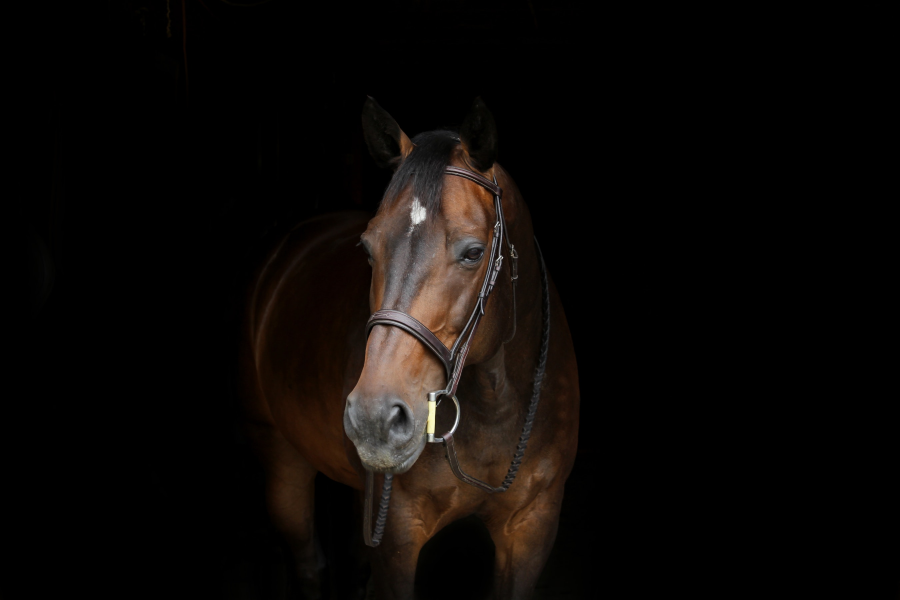
#> input picture horse.jpg, 2700 x 1800 px, found by its file name (shown at 1/3 size)
$ jupyter execute --allow-errors Histogram_Masking_Equalization.ipynb   (shell and % lines are left out)
#> lines starting #> are read from the running program, lines starting #| are printed output that depends on the picture
[cell 1]
import numpy as np
import cv2
import matplotlib.pyplot as plt

[cell 2]
dark_horse = cv2.imread("C:/Computer Graphics/horse.jpg")
#> dark_horse is the input picture: shape (1800, 2700, 3); mean B, G, R 6.9, 8.9, 12
show_horse = cv2.cvtColor(dark_horse,cv2.COLOR_BGR2RGB)


rainbow = cv2.imread("C:/Computer Graphics/rainbow.jpg")
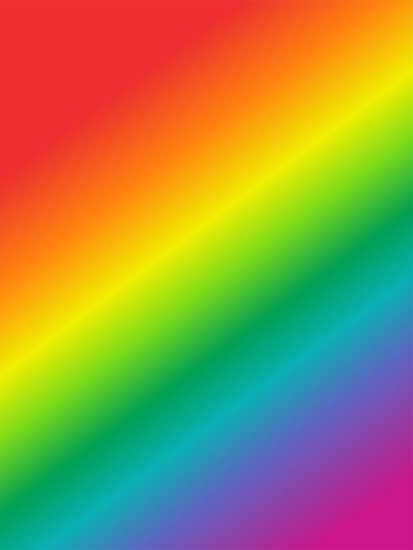
#> input picture rainbow.jpg, 413 x 550 px, found by its file name
#> rainbow is the input picture: shape (550, 413, 3); mean B, G, R 72.8, 142.3, 152.3
show_rainbow = cv2.cvtColor(rainbow,cv2.COLOR_BGR2RGB)

blue_bricks = cv2.imread("C:/Computer Graphics/bricks.jpg")
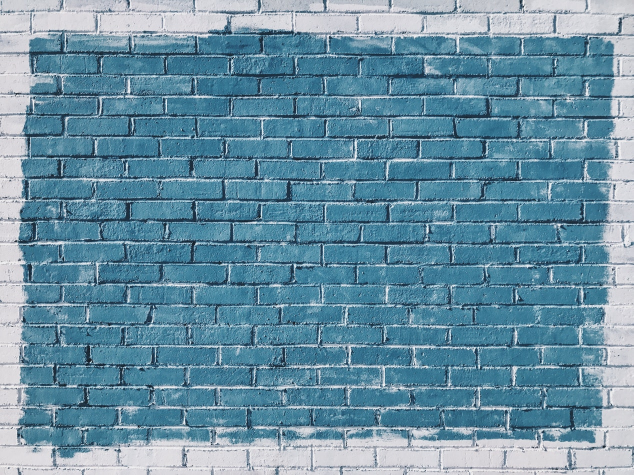
#> input picture bricks.jpg, 1267 x 950 px, found by its file name (shown at 1/2 size)
#> blue_bricks is the input picture: shape (950, 1267, 3); mean B, G, R 163.5, 144, 104.9
show_blue_bricks = cv2.cvtColor(blue_bricks,cv2.COLOR_BGR2RGB)

[cell 3]
plt.imshow(dark_horse)

[cell 4]
plt.imshow(rainbow)

[cell 5]
plt.imshow(blue_bricks)

OpenCV Histogram

cv2.calcHist(images, channels, mask, histSize, ranges, hist, accumulate]])

images: it is the source image of type uint8 or float32. it should be given in square brackets, ie, "[img]".

channels: it is also given in square brackets. It is the index of chann el for which we calculate histogram. For example, if input is grayscale image, its value is [0]. For color image, you can pass [0], [1] or [2] to calculate histogram of blue, green or red channel respectively.

mask : mask image. To find histogram of full image, it is given as "None". But if you want to find histogram of particular region of image, you have to create a mask image for that and give it as mask. (I will show a n example later.)

histSize: this represents our BIN count. Need to be given in square bra ckets. For full scale, we pass [256].
ranges:  this is our RANGE. Normally, it is [0,256].

[cell 6]
hist_values = cv2.calcHist([blue_bricks],channels=[0],mask=None,histSize=[256],ranges=[0,256])
#> hist_values = 256 values, max 19329 at index 150, min 0 at index 0, mean 4701.8

[cell 7]
hist_values.shape
#> Out = (256, 1)

[cell 8]
#let us sualuze the contributaion of blue channel
plt.plot(hist_values)
#> figure, not shown here; curve peaks at x = 150, y = 19329

[cell 9]
hist_values = cv2.calcHist([blue_bricks],channels=[1],mask=None,histSize=[256],ranges=[0,256])
#> hist_values = 256 values, max 17804 at index 124, min 0 at index 0, mean 4701.8
plt.plot(hist_values)
#> figure, not shown here; curve peaks at x = 124, y = 17804

This is giving contribution blue channel in the overall images

[cell 10]
hist_values = cv2.calcHist([dark_horse],channels=[0],mask=None,histSize=[256],ranges=[0,256])
#> hist_values = 256 values, max 3726045 at index 0, min 10 at index 246, mean 18984.4
plt.plot(hist_values)
#> figure, not shown here; curve peaks at x = 0, y = 3726045

[cell 11]
img = blue_bricks
color=('b','g','r')
for i,col in enumerate(color):
    histr = cv2.calcHist([img],[i],None,[256],[0,256])
    plt.plot(histr,color = col)
    plt.xlim([0,256])
plt.title('Blue Bricks Image')
plt.show()
#> figure, not shown here; curve peaks at x = 150, y = 19329; curve peaks at x = 124, y = 17804; curve peaks at x = 63, y = 16885

[cell 12]
img = rainbow
color=('b','g','r')
for i,col in enumerate(color):
    histr = cv2.calcHist([img],[i],None,[256],[0,256])
    plt.plot(histr,color = col)
    plt.xlim([0,256])
plt.title('Rainbow Image')
plt.show()
#> figure, not shown here; curve peaks at x = 48, y = 20751; curve peaks at x = 46, y = 18708; curve peaks at x = 236, y = 20471

[cell 13]
img = dark_horse
color=('b','g','r')
for i,col in enumerate(color):
    histr = cv2.calcHist([img],[i],None,[256],[0,256])
    plt.plot(histr,color = col)
    plt.xlim([0,256])
plt.title('Dark Hourse Image')
plt.show()
#> figure, not shown here; curve peaks at x = 0, y = 3726045; curve peaks at x = 0, y = 3605157; curve peaks at x = 0, y = 3582424

[cell 14]
img = dark_horse
color=('b','g','r')
for i,col in enumerate(color):
    histr = cv2.calcHist([img],[i],None,[256],[0,256])
    plt.plot(histr,color = col)
    plt.xlim([0,256])
    plt.ylim([0,500000])
plt.title('Dark Hourse Image')
plt.show()
#> figure, not shown here; curve peaks at x = 0, y = 3726045; curve peaks at x = 0, y = 3605157; curve peaks at x = 0, y = 3582424

### In Rainbow image

We can mask only certain parts of the image

[cell 15]
img = rainbow
img.shape
#> Out = (550, 413, 3)

[cell 16]
#create a mask
mask = np.zeros(img.shape[:2],np.uint8)
mask[300:400, 100:400] = 255

[cell 17]
print(mask.dtype) # Check mask data type
mask = mask.astype('uint8') #convert mask to uint if necessary

[cell 18]
show_rainbow_resized =cv2.resize(show_rainbow,(mask.shape[1],mask.shape[0]))

[cell 19]
plt.imshow(mask,cmap='gray')

[cell 20]
masked_img = cv2.bitwise_and(img,img,mask=mask)
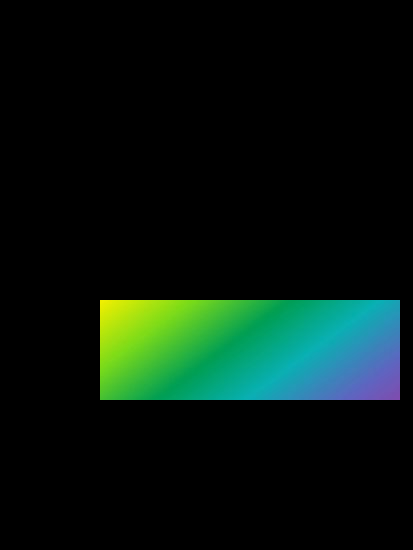
#> masked_img: shape (550, 413, 3); mean B, G, R 14.7, 22.5, 6.8
show_masked_img=cv2.bitwise_and(show_rainbow_resized,show_rainbow_resized,mask=mask)

[cell 21]
plt.imshow(show_masked_img)

### In Gorilla Image

[cell 22]
gorilla = cv2.imread("C:/Computer Graphics/gorilla.jpg")
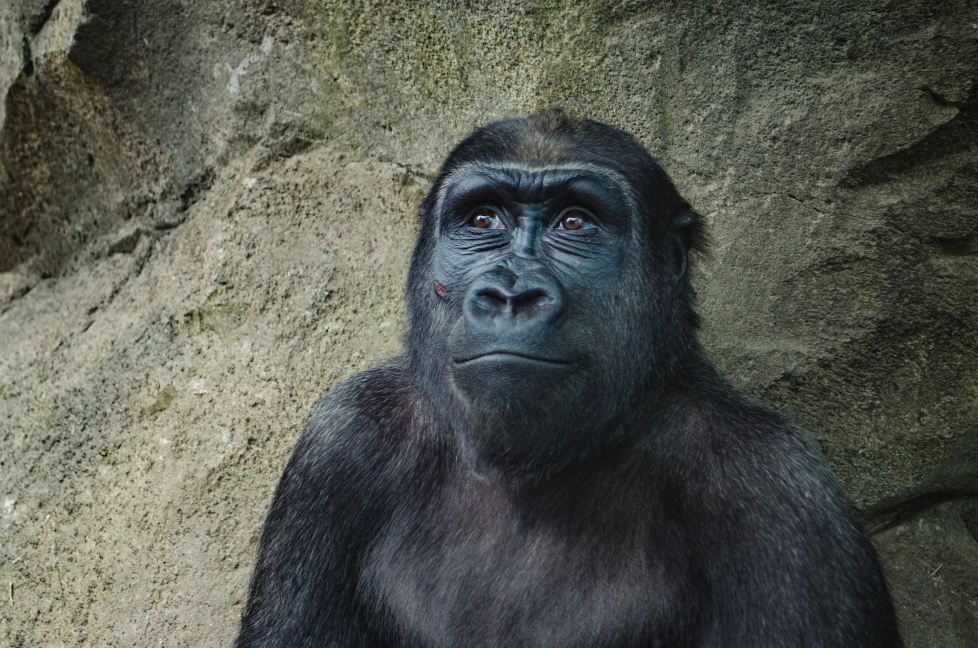
#> input picture gorilla.jpg, 1955 x 1295 px, found by its file name (shown at 1/2 size)
#> gorilla is the input picture: shape (1295, 1955, 3); mean B, G, R 80.4, 88.9, 86

[cell 23]
show_gorilla = cv2.cvtColor(gorilla,cv2.COLOR_BGR2RGB)

[cell 24]
plt.imshow(gorilla)

[cell 25]
img = gorilla

[cell 26]
img.shape
#> Out = (1295, 1955, 3)

[cell 27]
#create a mask
mask = np.zeros(img.shape[:2],np.uint8)
mask[350:480, 850:1280] = 255

[cell 28]
print(mask.dtype) # Check mask data type
mask = mask.astype('uint8')

[cell 29]
show_gorilla_resized =cv2.resize(show_gorilla,(mask.shape[1],mask.shape[0]))

[cell 30]
plt.imshow(mask,cmap='gray')

[cell 31]
masked_img = cv2.bitwise_and(img,img,mask=mask)
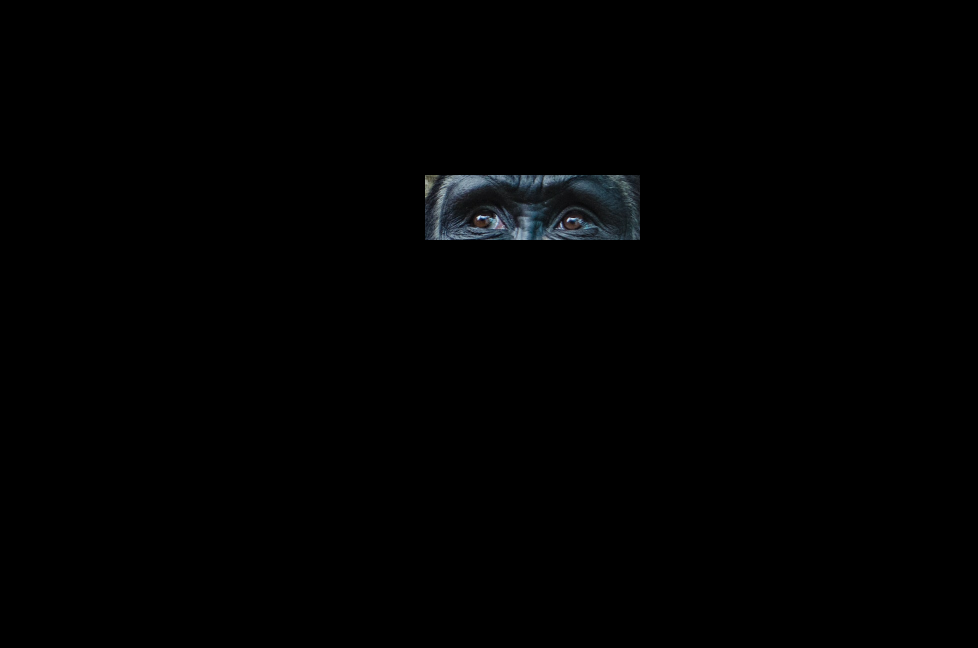
#> masked_img: shape (1295, 1955, 3) (shown at 1/2 size); mean B, G, R 1.5, 1.3, 1.1
show_masked_img=cv2.bitwise_and(show_gorilla_resized,show_gorilla_resized,mask=mask)
#> show_masked_img: shape (1295, 1955, 3)

[cell 32]
plt.imshow(show_masked_img)

### Again Rainbow Image

Onces the mark is properly formatted, you can safely compute the histogram

#> (a cell that did not finish here is left out)

#> (a cell that did not finish here is left out)

#> (a cell that did not finish here is left out)

### Histogram Equalization

[cell 36]
gorilla = cv2.imread("C:/Computer Graphics/gorilla.jpg",0)
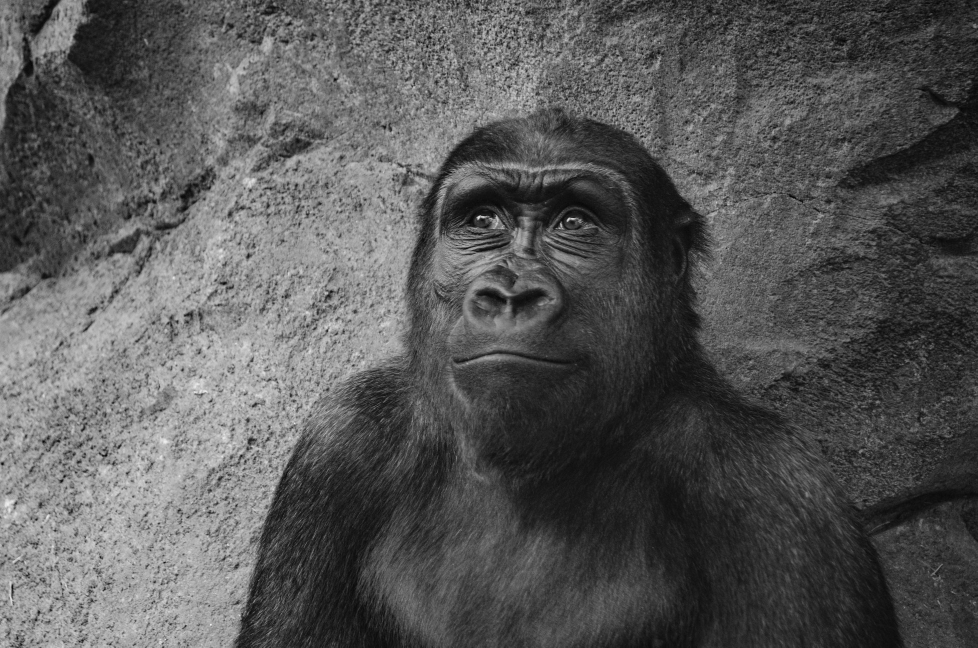
#> gorilla: shape (1295, 1955) (shown at 1/2 size); min 0, max 255, mean 87.1
'''
Here's a brief overview of the different options for this argument:

0: Read the image in grayscale mode.
1: Read the image in color mode (default), resulting in a 3-channel image
-1: Read the image with the alpha channel, if it exists, resulting in a 4-channel image

In your case, using @ will load gorilla.jpg as a grayscale image.
'''

[cell 37]
def display(img,cmap=None):
    fig = plt.figure(figsize=(10,8))
    ax = fig.add_subplot(111)
    ax.imshow(img,cmap)

[cell 38]
display(gorilla,cmap='gray')

[cell 39]
hist_values = cv2.calcHist([gorilla],channels=[0],mask=None,histSize=[256],ranges=[0,256])
#> hist_values = 256 values, max 24421 at index 38, min 0 at index 242, mean 9889.6
plt.plot(hist_values)
#> figure, not shown here; curve peaks at x = 38, y = 24421

[cell 40]
'''
[gorilla]:

This is the image (or list of images) for which you want to calculate the
channels-[8]:

This specifies the index of the channel you want to compute
the histogram for. Since the image is grayscale, it has only one channel,
which is indexed as 0.
For color images, you could specify [0] for the blue channel, [1] for the green channel, and [2] for the red channel.
mask-None:

'''

[cell 41]
eq_gorilla=cv2.equalizeHist(gorilla)
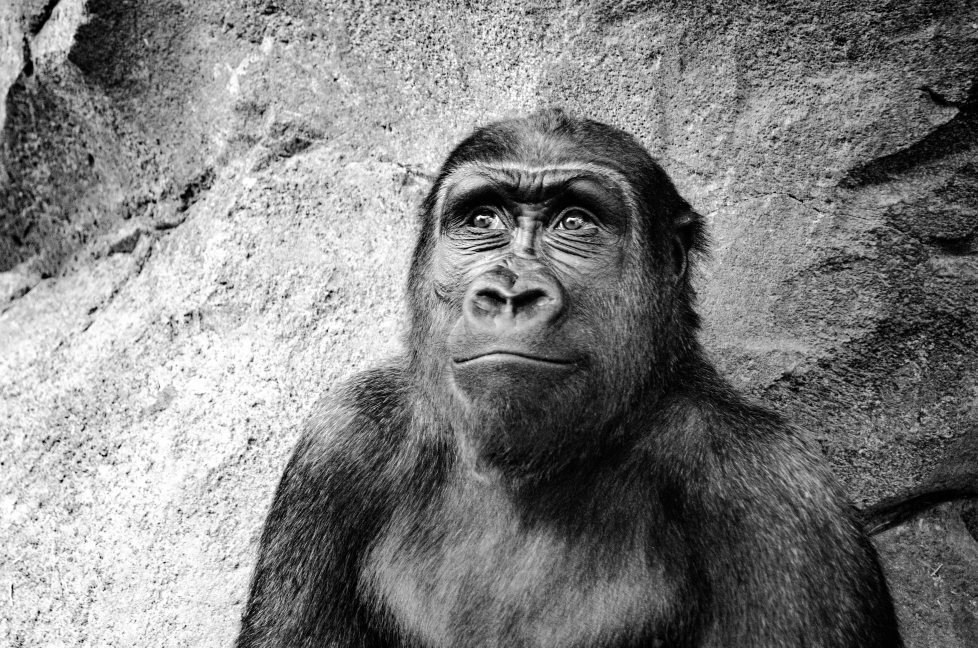
#> eq_gorilla: shape (1295, 1955) (shown at 1/2 size); min 0, max 255, mean 128.3

[cell 42]
display(eq_gorilla,cmap='gray')

[cell 43]
hist_values = cv2.calcHist([eq_gorilla],channels=[0],mask=None,histSize=[256],ranges=[0,256])
#> hist_values = 256 values, max 24421 at index 45, min 0 at index 6, mean 9889.6
plt.plot(hist_values)
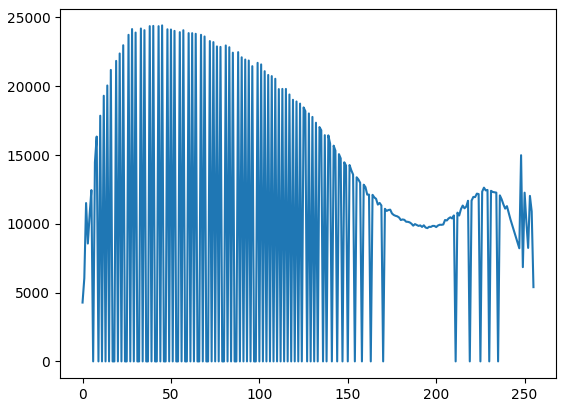
#> figure drawn by matplotlib, 1 panel; curve peaks at x = 45, y = 24421

### Color gorilla

[cell 44]
color_gorilla = cv2.imread("C:/Computer Graphics/gorilla.jpg")
show_gorilla = cv2.cvtColor(color_gorilla,cv2.COLOR_BGR2RGB)
#convert to HSV colorspace
hsv=cv2.cvtColor(color_gorilla, cv2.COLOR_BGR2HSV)
#> hsv: shape (1295, 1955, 3); mean H, S, V 59, 46.4, 91.6

[cell 45]
display(show_gorilla)

[cell 46]
#Grab V channel
hsv[:,:,2]

[cell 47]
#convert back to RGB to visualize
eq_color_gorilla=cv2.cvtColor(hsv, cv2.COLOR_HSV2RGB)
display(eq_color_gorilla)

[cell 48]
hist_values = cv2.calcHist([eq_color_gorilla],channels=[0],mask=None,histSize=[256],ranges=[0,256])
#> hist_values = 256 values, max 33984 at index 26, min 0 at index 244, mean 9889.6
plt.plot(hist_values)
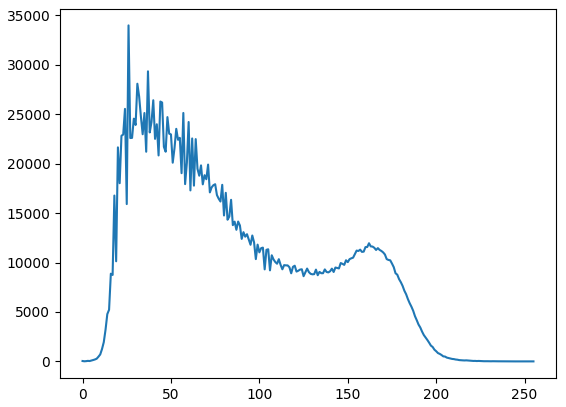
#> figure drawn by matplotlib, 1 panel; curve peaks at x = 26, y = 33984

[cell 49]
hist_values = cv2.calcHist([eq_color_gorilla],channels=[1],mask=None,histSize=[256],ranges=[0,256])
#> hist_values = 256 values, max 25405 at index 34, min 0 at index 243, mean 9889.6
plt.plot(hist_values)
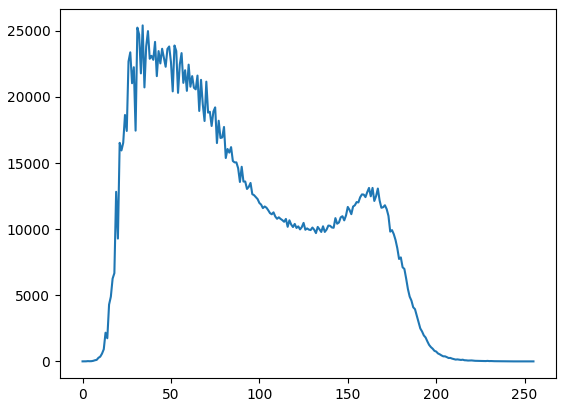
#> figure drawn by matplotlib, 1 panel; curve peaks at x = 34, y = 25405
